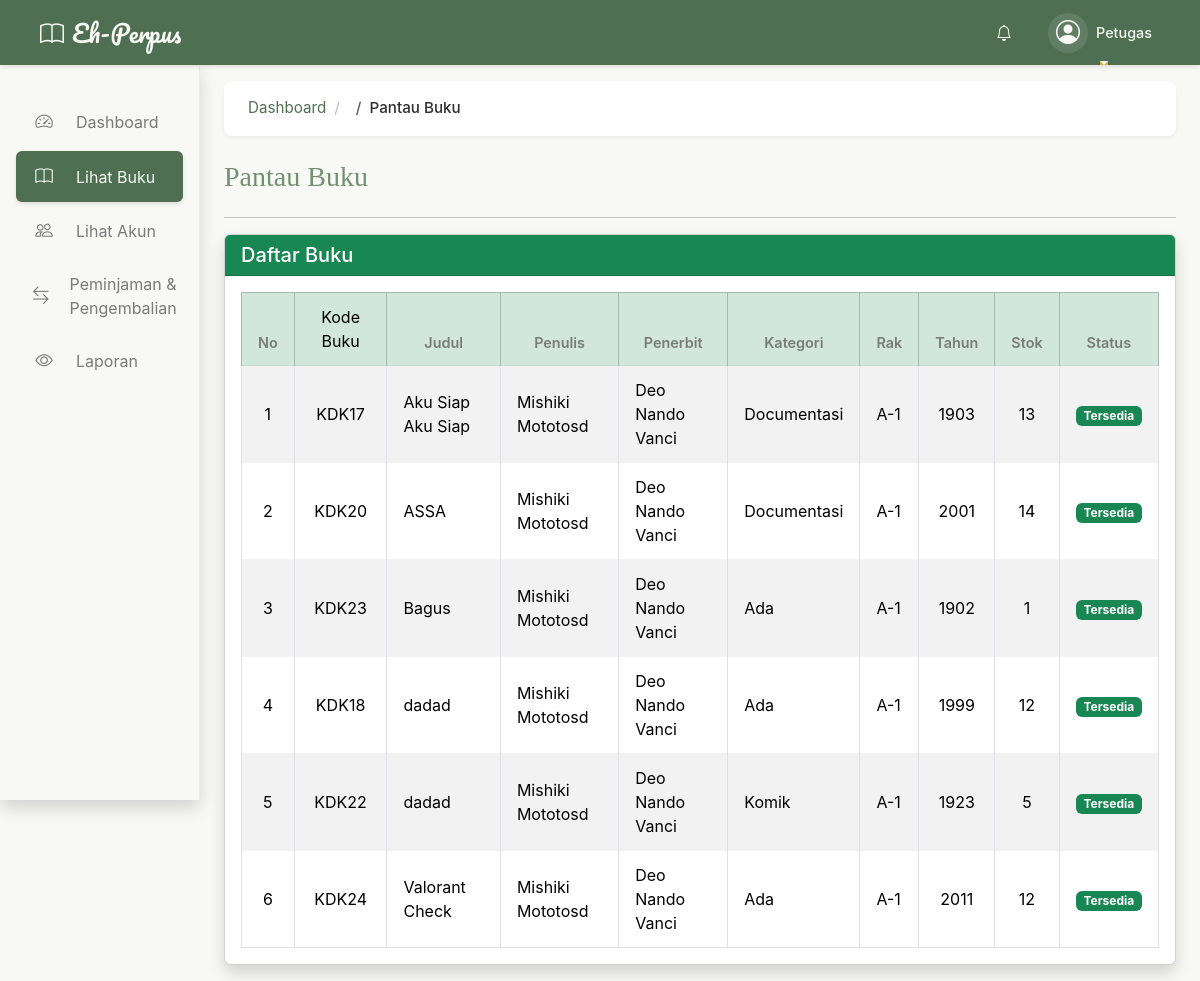
The page /petugas/aktivitas/pantau/buku.php on the database its author committed.
### tables this page shows
CREATE TABLE `bukuv2` (
  `id_bukuV2` int(11) NOT NULL,
  `judul_buku` varchar(150) NOT NULL,
  `id_penerbit` int(11) DEFAULT NULL,
  `id_penulis` int(11) DEFAULT NULL,
  `id_kat` int(11) DEFAULT NULL,
  `stok` int(11) DEFAULT 0,
  `thn_terbit` year(4) DEFAULT NULL,
  `deskripsi_buku` text DEFAULT NULL,
  `cover` text DEFAULT NULL,
  `id_rak` int(11) DEFAULT NULL,
  `status` enum('tersedia','tidak tersedia') DEFAULT 'tersedia'
);

CREATE TABLE `penulis` (
  `id_penulis` int(11) NOT NULL,
  `nama_penulis` varchar(100) NOT NULL,
  `alamat` text DEFAULT NULL,
  `noHp` varchar(15) DEFAULT NULL
);

CREATE TABLE `penerbit` (
  `id_penerbit` int(11) NOT NULL,
  `nama_penerbit` varchar(100) NOT NULL,
  `alamat` text DEFAULT NULL,
  `noHp` varchar(15) DEFAULT NULL
);

CREATE TABLE `kategori` (
  `id_kat` int(11) NOT NULL,
  `nama_kat` varchar(255) NOT NULL
);

CREATE TABLE `rak` (
  `id_rak` int(11) NOT NULL,
  `nama_rak` varchar(50) DEFAULT NULL,
  `lokasi` varchar(100) DEFAULT NULL
);

### config/app.php (called while the page is built, shortened)
<?php
include('koneksi.php');
function getAllBuku($id = null)
{
    global $db;
    $query = "SELECT bukuV2.id_bukuV2,
                     bukuV2.judul_buku,
                     penerbit.nama_penerbit,
                     penulis.nama_penulis,
                     kategori.nama_kat,
                     bukuV2.stok,
                     bukuV2.thn_terbit,
                     bukuV2.deskripsi_buku,
                     bukuV2.cover,
                     rak.nama_rak,
                     CASE
                        WHEN bukuV2.stok > 0 THEN 'tersedia'
                        ELSE 'habis'
                     END as status
              FROM bukuV2
              JOIN penerbit ON bukuV2.id_penerbit = penerbit.id_penerbit
              JOIN penulis ON bukuV2.id_penulis = penulis.id_penulis
              JOIN kategori ON bukuV2.id_kat = kategori.id_kat
              JOIN rak ON bukuV2.id_rak = rak.id_rak";
    if ($id !== null) {
        $id = (int)$id;
        $query .= " WHERE bukuV2.id_bukuV2 = $id";
    } else {
        $query .= " ORDER BY bukuV2.judul_buku ASC";
    }
    $result = mysqli_query($db, $query);
    $rows = [];
    while ($row = mysqli_fetch_assoc($result)) {
        $rows[] = $row;
    }
    return $rows;
}

### petugas/aktivitas/pantau/buku.php (the view, shortened to what this page needs)
<?php
include '../../../config/app.php';
$buku = getAllBuku();
?>
<!DOCTYPE html>
<html lang="en">
<head>
    <link href="../../../node_modules/bootstrap/dist/css/bootstrap.min.css" rel="stylesheet">
    <link rel="stylesheet" href="https://cdn.jsdelivr.net/npm/bootstrap-icons@1.11.1/font/bootstrap-icons.css">
    <link href="../../../assets/styleLibrary.css" rel="stylesheet">
</head>
<body>
    <nav class="navbar navbar-expand-lg navbar-dark sticky-top">
        <div class="container-fluid px-3 px-lg-4">
            <a class="navbar-brand d-flex align-items-center" href="../dashboard.php">
                <i class="bi bi-book me-2 fs-4"></i>
                <span class="fs-4">Eh-Perpus</span>
            </a>
            <div class="collapse navbar-collapse" id="navbarContent">
                <ul class="navbar-nav ms-auto d-none d-lg-flex align-items-center gap-3">
                    <li class="nav-item">
                        <a class="notification-link" href="#" data-bs-toggle="tooltip" data-bs-placement="bottom" title="Notifikasi">
                            <i class="bi bi-bell"></i>
                        </a>
                    </li>
                    <li class="nav-item dropdown">
                        <a class="nav-link dropdown-toggle d-flex align-items-center" href="#" role="button" data-bs-toggle="dropdown" aria-expanded="false">
                            <div class="profile-circle">
                                <i class="bi bi-person-circle fs-4"></i>
                            </div>
                            <span class="ms-2"><?php echo htmlspecialchars($_SESSION['user']['username'] ?? 'Petugas'); ?></span>
                        </a>
                    </li>
                </ul>
            </div>
        </div>
    </nav>
    <div class="container-fluid">
        <div class="row">
            <div class="col-auto col-md-3 col-xl-2 px-sm-2 px-0 shadow d-none d-lg-block bg-sidebar">
                <div class="d-flex flex-column pt-3">
                    <ul class="nav nav-pills flex-column mb-sm-auto mb-0 align-items-start">
                        <li class="nav-item w-100">
                            <a href="../../dashboard.php" class="nav-link px-3">
                                <i class="bi bi-speedometer2 me-2"></i><span>Dashboard</span>
                            </a>
                        </li>
                        <li class="nav-item w-100">
                            <a href="buku.php" class="nav-link active px-3">
                                <i class="bi bi-book me-2"></i><span>Lihat Buku</span>
                            </a>
                        </li>
                        <li class="nav-item w-100">
                            <a href="akun.php" class="nav-link px-3">
                                <i class="bi bi-people me-2"></i><span>Lihat Akun</span>
                            </a>
                        </li>
                        <li class="nav-item w-100">
                            <a href="../peminjaman/list.php" class="nav-link px-3">
                                <i class="bi bi-arrow-left-right me-2"></i><span>Peminjaman & Pengembalian</span>
                            </a>
                        </li>
                        <li class="nav-item w-100">
                            <a href="../laporan/laporan.php" class="nav-link px-3">
                                <i class="bi bi-eye me-2"></i><span>Laporan</span>
                            </a>
                        </li>
                    </ul>
                </div>
            </div>
            <div class="col py-3">
                <div class="container-fluid">
                    <div class="breadcrumb-wrapper">
                        <nav aria-label="breadcrumb">
                            <ol class="breadcrumb">
                                <li class="breadcrumb-item"><a href="../../dashboard.php">Dashboard</a></li>
                                <li class="breadcrumb-item active">Pantau Buku</li>
                            </ol>
                        </nav>
                    </div>
                    <div class="page-header">
                        <h2 class="page-title">Pantau Buku</h2>
                    </div>
                    <hr>
                    <div class="card shadow">
                        <div class="card-header bg-success text-white">
                            <h5 class="mb-0">Daftar Buku</h5>
                        </div>
                        <div class="card-body">
                            <div class="table-responsive">
                                <table class="table table-bordered table-striped table-hover">
                                    <thead class="table-success text-center">
                                        <tr>
                                            <th>No</th>
                                            <td>Kode Buku</td>
                                            <th>Judul</th>
                                            <th>Penulis</th>
                                            <th>Penerbit</th>
                                            <th>Kategori</th>
                                            <th>Rak</th>
                                            <th>Tahun</th>
                                            <th>Stok</th>
                                            <th>Status</th>
                                        </tr>
                                    </thead>
                                    <tbody>
                                        <?php if (count($buku) > 0): ?>
                                            <?php foreach ($buku as $i => $item): ?>
                                                <tr>
                                                    <td class="text-center"><?= htmlspecialchars($i + 1) ?></td>
                                                    <td class="text-center"><?= "KDK" . htmlspecialchars($item['id_bukuV2']) ?></td>
                                                    <td><?= htmlspecialchars($item['judul_buku']) ?></td>
                                                    <td><?= htmlspecialchars($item['nama_penulis']) ?></td>
                                                    <td><?= htmlspecialchars($item['nama_penerbit']) ?></td>
                                                    <td><?= htmlspecialchars($item['nama_kat']) ?></td>
                                                    <td><?= htmlspecialchars($item['nama_rak']) ?></td>
                                                    <td class="text-center"><?= htmlspecialchars($item['thn_terbit']) ?></td>
                                                    <td class="text-center"><?= htmlspecialchars($item['stok']) ?></td>
                                                    <td class="text-center">
                                                        <?php if ($item['status'] === 'tersedia'): ?>
                                                            <span class="badge bg-success">Tersedia</span>
                                                        <?php else: ?>
                                                            <span class="badge bg-danger">Tidak Tersedia</span>
                                                        <?php endif; ?>
                                                    </td>
                                                </tr>
                                            <?php endforeach ?>
                                        <?php else: ?>
                                            <tr>
                                                <td colspan="9" class="text-center text-muted">Tidak ada data buku tersedia.</td>
                                            </tr>
                                        <?php endif ?>
                                    </tbody>
                                </table>
                            </div>
                        </div>
                    </div>
                </div>
            </div>
        </div>
    </div>
</body>
</html>

### rows shown on the page
bukuv2: id_bukuV2 "17", judul_buku "Aku Siap Aku Siap", id_penulis.nama_penulis "Mishiki Mototosd", id_penerbit.nama_penerbit "Deo Nando Vanci", id_kat.nama_kat "Documentasi", id_rak.nama_rak "A-1", thn_terbit "1903", stok "13"
bukuv2: id_bukuV2 "20", judul_buku "ASSA", id_penulis.nama_penulis "Mishiki Mototosd", id_penerbit.nama_penerbit "Deo Nando Vanci", id_kat.nama_kat "Documentasi", id_rak.nama_rak "A-1", thn_terbit "2001", stok "14"
bukuv2: id_bukuV2 "23", judul_buku "Bagus", id_penulis.nama_penulis "Mishiki Mototosd", id_penerbit.nama_penerbit "Deo Nando Vanci", id_kat.nama_kat "Ada", id_rak.nama_rak "A-1", thn_terbit "1902", stok "1"
bukuv2: id_bukuV2 "18", judul_buku "dadad", id_penulis.nama_penulis "Mishiki Mototosd", id_penerbit.nama_penerbit "Deo Nando Vanci", id_kat.nama_kat "Ada", id_rak.nama_rak "A-1", thn_terbit "1999", stok "12"
bukuv2: id_bukuV2 "22", judul_buku "dadad", id_penulis.nama_penulis "Mishiki Mototosd", id_penerbit.nama_penerbit "Deo Nando Vanci", id_kat.nama_kat "Komik", id_rak.nama_rak "A-1", thn_terbit "1923", stok "5"
bukuv2: id_bukuV2 "24", judul_buku "Valorant Check", id_penulis.nama_penulis "Mishiki Mototosd", id_penerbit.nama_penerbit "Deo Nando Vanci", id_kat.nama_kat "Ada", id_rak.nama_rak "A-1", thn_terbit "2011", stok "12"

### other values the page prints
$_SESSION['user']['username'] "Petugas"
